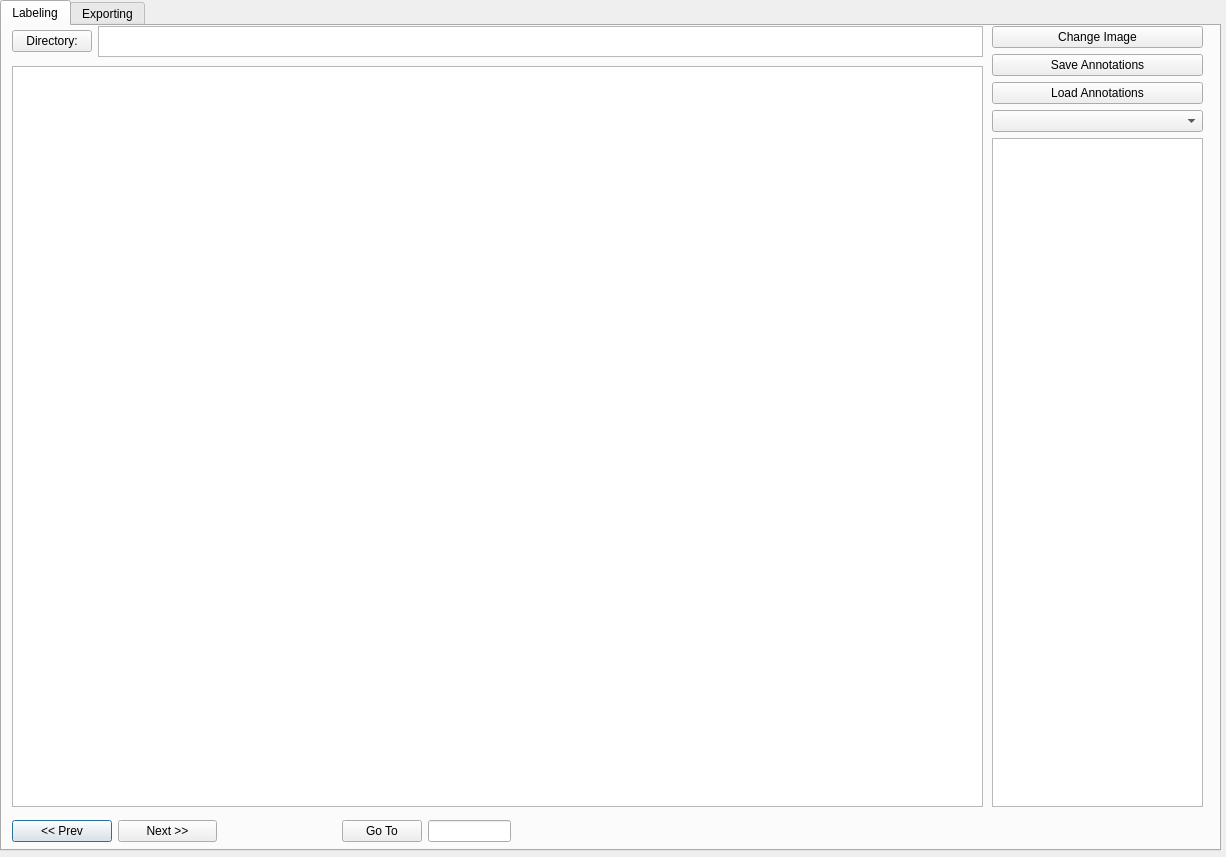
<?xml version="1.0" encoding="UTF-8"?>
<ui version="4.0">
 <class>Dialog</class>
 <widget class="QDialog" name="Dialog">
  <property name="geometry">
   <rect>
    <x>0</x>
    <y>0</y>
    <width>1226</width>
    <height>857</height>
   </rect>
  </property>
  <property name="windowTitle">
   <string>YOLO Labeler</string>
  </property>
  <widget class="QTabWidget" name="tabWidget">
   <property name="geometry">
    <rect>
     <x>0</x>
     <y>0</y>
     <width>1221</width>
     <height>851</height>
    </rect>
   </property>
   <property name="currentIndex">
    <number>0</number>
   </property>
   <widget class="QWidget" name="tab">
    <attribute name="title">
     <string>Labeling</string>
    </attribute>
    <widget class="QWidget" name="horizontalLayoutWidget">
     <property name="geometry">
      <rect>
       <x>10</x>
       <y>790</y>
       <width>311</width>
       <height>31</height>
      </rect>
     </property>
     <layout class="QHBoxLayout" name="horizontalLayout">
      <item>
       <widget class="QPushButton" name="prev_button">
        <property name="text">
         <string>&lt;&lt; Prev</string>
        </property>
       </widget>
      </item>
      <item>
       <widget class="QPushButton" name="next_button">
        <property name="text">
         <string>Next &gt;&gt;</string>
        </property>
       </widget>
      </item>
      <item>
       <widget class="QLabel" name="image_label">
        <property name="text">
         <string/>
        </property>
       </widget>
      </item>
     </layout>
    </widget>
    <widget class="QWidget" name="horizontalLayoutWidget_2">
     <property name="geometry">
      <rect>
       <x>10</x>
       <y>0</y>
       <width>971</width>
       <height>31</height>
      </rect>
     </property>
     <layout class="QHBoxLayout" name="horizontalLayout_2">
      <item>
       <widget class="QPushButton" name="dir_change_button">
        <property name="text">
         <string>Directory:</string>
        </property>
       </widget>
      </item>
      <item>
       <widget class="QTextBrowser" name="directory_tbrowser"/>
      </item>
     </layout>
    </widget>
    <widget class="QGraphicsView" name="graphicsView">
     <property name="geometry">
      <rect>
       <x>10</x>
       <y>40</y>
       <width>971</width>
       <height>741</height>
      </rect>
     </property>
    </widget>
    <widget class="QWidget" name="verticalLayoutWidget">
     <property name="geometry">
      <rect>
       <x>990</x>
       <y>0</y>
       <width>211</width>
       <height>781</height>
      </rect>
     </property>
     <layout class="QVBoxLayout" name="verticalLayout">
      <item>
       <widget class="QPushButton" name="cd_button">
        <property name="text">
         <string>Change Image</string>
        </property>
       </widget>
      </item>
      <item>
       <widget class="QPushButton" name="finish_button">
        <property name="text">
         <string>Save Annotations</string>
        </property>
       </widget>
      </item>
      <item>
       <widget class="QPushButton" name="load_annotate_button">
        <property name="text">
         <string>Load Annotations</string>
        </property>
       </widget>
      </item>
      <item>
       <widget class="QComboBox" name="comboBox"/>
      </item>
      <item>
       <widget class="QListWidget" name="bbox_tbrowser"/>
      </item>
     </layout>
    </widget>
    <widget class="QWidget" name="horizontalLayoutWidget_3">
     <property name="geometry">
      <rect>
       <x>340</x>
       <y>790</y>
       <width>169</width>
       <height>31</height>
      </rect>
     </property>
     <layout class="QHBoxLayout" name="horizontalLayout_3">
      <item>
       <widget class="QPushButton" name="goto_button">
        <property name="text">
         <string>Go To</string>
        </property>
       </widget>
      </item>
      <item>
       <widget class="QLineEdit" name="index_ledit"/>
      </item>
     </layout>
    </widget>
   </widget>
   <widget class="QWidget" name="tab_2">
    <attribute name="title">
     <string>Exporting</string>
    </attribute>
   </widget>
  </widget>
 </widget>
 <resources/>
 <connections/>
</ui>
